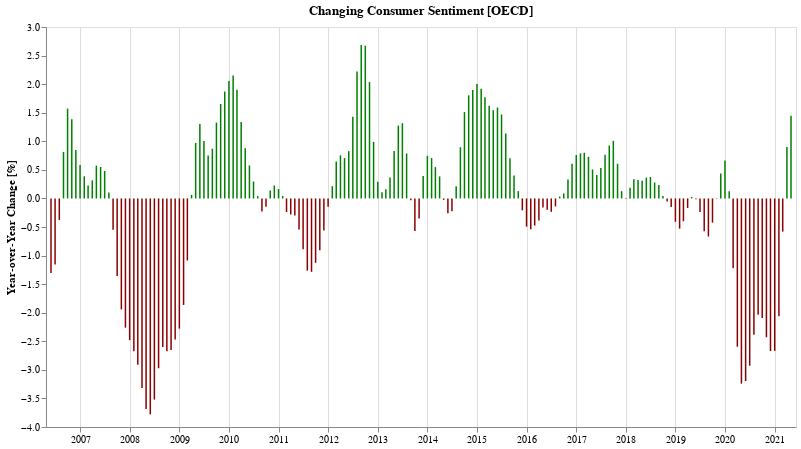

Write notebook code for a chart like this one.
### Markdown cell above
## Has consumer sentiment gotten better or worse compared to the same time last year?

### Code cell
cUsaYoy = cUsaSubset.set_index('TIME')['Value'].pct_change(12).apply(lambda v: v * 100).reset_index()
bUsaYoy = bUsaSubset.set_index('TIME')['Value'].pct_change(12).apply(lambda v: v * 100).reset_index()

def yoyChartFor(df, label, color='navy'):
    return alt.Chart(df.dropna()[-180:]).mark_bar(width=1.5, color=f'{color}').transform_calculate(
        label=f"'{label}'",
        change_in_percent="format(datum.Value, ',.2f')",
    ).encode(
        alt.X('TIME:T', axis=alt.Axis(title='')),
        alt.Y('Value:Q', axis=alt.Axis(title='Year-over-Year Change [%]', grid=False)),
        #alt.Opacity('label:O', legend=alt.Legend(title="")),
        color=alt.condition("datum['Value'] < 0",
            alt.value('darkred'),
            alt.value(color)
        ),
        tooltip=[alt.Tooltip('TIME:T', title='Date', format='%b %Y'), alt.Tooltip('label:O'), alt.Tooltip('change_in_percent:O')]
    ).properties(
        title=f"Changing {label} Sentiment [OECD]",
        width=750,
        height=400
    )

cYoy = yoyChartFor(cUsaYoy, 'Consumer', 'green')
cYoy.display()

### Figure 1 — Vega-Lite specification as saved in the notebook (floating-point values rounded to 4 significant figures; data arrays with more than 128 entries replaced by an {"elided": "..."} marker saying what was removed)
{"config": {"view": {"continuousWidth": 400, "continuousHeight": 300}}, "data": {"name": "data-d58ba3434f4e003e786bd2bb24d34c6c"}, "mark": {"type": "bar", "color": "green", "width": 1.5}, "encoding": {"color": {"condition": {"value": "darkred", "test": "datum['Value'] < 0"}, "value": "green"}, "tooltip": [{"type": "temporal", "field": "TIME", "format": "%b %Y", "title": "Date"}, {"type": "ordinal", "field": "label"}, {"type": "ordinal", "field": "change_in_percent"}], "x": {"type": "temporal", "axis": {"title": ""}, "field": "TIME"}, "y": {"type": "quantitative", "axis": {"grid": false, "title": "Year-over-Year Change [%]"}, "field": "Value"}}, "height": 400, "title": "Changing Consumer Sentiment [OECD]", "transform": [{"calculate": "'Consumer'", "as": "label"}, {"calculate": "format(datum.Value, ',.2f')", "as": "change_in_percent"}], "width": 750, "$schema": "https://vega.github.io/schema/vega-lite/v4.8.1.json", "datasets": {"data-d58ba3434f4e003e786bd2bb24d34c6c": {"elided": "180 records"}}}
